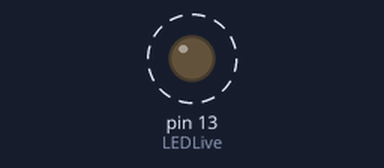
Bench run of a sketch on a simulated Arduino Uno, built with avr-gcc and run on an emulated ATmega328P. Shown: output pins drawn as LEDs (lit = HIGH). Dashed ring = blinking.

Above: at 0.5 s.
Timing chart, 0 to 4.6 s (numbered marks = the images above):
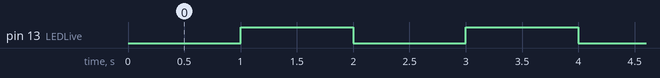

The sketch:

sequenceTimer.ino
```cpp
#include <Arduino.h>
#include "SequenceTimer.h"

#define   LEDLive           13 // LED live
SequenceTimer SequenceUtama("Sequence");

void setup() {
  // put your setup code here, to run once:
  pinMode(LEDLive, OUTPUT);
  SequenceUtama.setSetingMiliSecond(1000);//dalam milli detik
  SequenceUtama.setSetingSecond(5.25);//dalam detik
  Serial.begin(9600);
}

void loop() {
  // put your main code here, to run repeatedly:
  SequenceUtama.execute();
  if (SequenceUtama.isMiliSecondEvent()){
    digitalWrite( LEDLive, digitalRead(LEDLive) ^ 1 );
  }
}
```

sequenceTimer.cpp
```cpp
/*
 * lihat header file SequenceTimer.h lebih detail
 * extention file harus .cpp bukan .CPP
 */

/* Dependencies */
#include "SequenceTimer.h"
#include "Arduino.h"

SequenceTimer::SequenceTimer(String id)
{
	_id = id;
	_prevSetMilli = millis();
	_PrevSetASecond = _prevSetMilli;
	_prevSetSecond = _prevSetMilli;
	_prevAMinute = _prevSetMilli;
}
//---------------

void SequenceTimer::setSetingSecond(float val)
{
	_SetingSecond = val*1000;
}
float SequenceTimer::getSetingSecond()
{
	return (_SetingSecond/1000);
}
//---------------

void SequenceTimer::setSetingMiliSecond(long val)
{
	_SetingMiliSecond = val;
}
long SequenceTimer::getSetingMiliSecond()
{
	return _SetingMiliSecond;
}
//---------------

boolean SequenceTimer::isMiliSecondEvent()
{
	boolean valFl;
	valFl = _MiliSecondEvent;
	_MiliSecondEvent = false;
	return valFl;
}
//------------------

boolean SequenceTimer::isSecondEvent()
{
	boolean valFl;
	valFl = _SecondEvent;
	_SecondEvent = false;
	return valFl;
}
//---------------

boolean SequenceTimer::isASecondEvent()
{
	boolean valFl;
	valFl = _aSecond;
	_aSecond = false;
	return valFl;
}
//------------------

boolean SequenceTimer::isAMinuteEvent()
{
	boolean valFl;
	valFl = _aMinute;
	_aMinute = false;
	return valFl;
}
//------------------

void SequenceTimer::execute()
{
	unsigned long currMilli = millis();
	if ((currMilli - _PrevSetASecond) >= A_SECOND){
		_aSecond = true;
		_PrevSetASecond = currMilli;
	}
	if ((currMilli - _prevAMinute) >= A_MINUTE){
		_aMinute = true;
		_prevAMinute = currMilli;
	}
	if ((currMilli - _prevSetMilli) >= _SetingMiliSecond){
		_MiliSecondEvent = true;
		_prevSetMilli = currMilli;
	}
	if ((currMilli - _prevSetSecond) >= _SetingSecond){
		_SecondEvent = true;
		_prevSetSecond = currMilli;
	}
}
```

sequenceTimer.h
```cpp
/*
  SequenceTimer.h - Library untuk Sequence Timer
  Dibuat Oleh : Abi May 2017
*/
#ifndef SequenceTimer_h
#define SequenceTimer_h

#include "Arduino.h"

#define A_SECOND	1000 //1000 MILLI
#define A_MINUTE	60000 //60000 MILLI

class SequenceTimer
{
  public:
    SequenceTimer(String );
	void setPulsePeriod(long val);
	long getPulsePeriod();
    void setSetingMiliSecond(long val);
	long getSetingMiliSecond();
    void setSetingSecond(float val);
	float getSetingSecond();
	boolean isMiliSecondEvent();
	boolean isSecondEvent();
	boolean isASecondEvent();
	boolean isAMinuteEvent();
	void execute();
  private:
    long _SetingMiliSecond;
    long _SetingSecond;
	unsigned long _prevMilli,_prevSetMilli, _PrevSetASecond,_prevSetSecond,_prevAMinute;
	boolean		_MiliSecondEvent;
	boolean		_SecondEvent;
	boolean		_aMinute;
	boolean		_aSecond,_runCycle;
	String 		_id;
};

#endif
```

Measured:
- by itself, pin 13 (LEDLive): alternates HIGH for 1.0 s and LOW for 1.0 s
